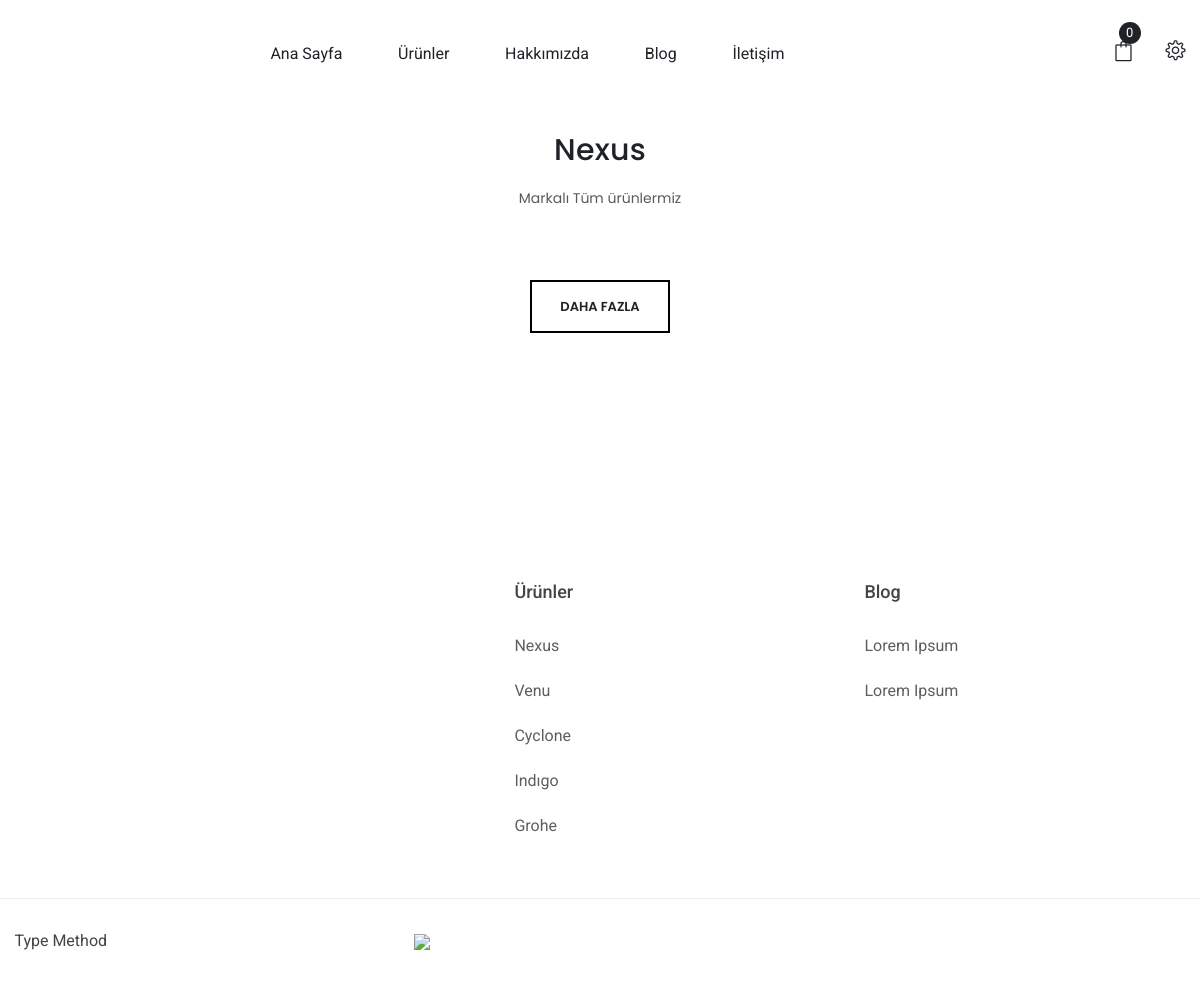
/shop/nexus/, run on the app's committed database.
### shop/models.py (models this page shows, shortened)
class Category(models.Model):
    image = models.ImageField(upload_to='products/%y/%m/%d', blank=True,verbose_name='(250x250)')
    name = models.CharField(max_length=20, db_index=True)
    slug = models.SlugField(max_length=20, db_index=True, unique=True)
    def get_absolute_url(self):
        return reverse('shop:product_list_by_show', args=[self.slug])

### yoga/models.py (models this page shows, shortened)
class Blog(models.Model):
    image = models.ImageField(upload_to='products/%y/%m/%d', blank=True, verbose_name='Resim : (550x350)')
    list = models.ImageField(upload_to='products/%y/%m/%d', blank=True, verbose_name='Resim : (850x530)')
    title = models.CharField(max_length=1000, default='Title')
    mini_info = RichTextUploadingField()
    info = RichTextUploadingField()
    slug = models.SlugField(max_length=200, db_index=True)
    def get_absolute_url(self):
        return reverse('yoga:blog_detail',args=[self.slug])

### shop/views.py (the view)
# urls.py: path('<str:category_slug>/', views.Show, name='product_list_by_show'),
def Show(request, category_slug = None):
    done = kvvk.objects.all()
    blogs = Blog.objects.all().order_by('-id')
    cate = Category.objects.all()
    products = Product.objects.filter(available=True).order_by('-id')
    if category_slug:
        category = get_object_or_404(Category, slug=category_slug)
        products = products.filter(category=category)
    return render(request,'shop/products/show.html',{'category':category,'products':products,'cate':cate,'done':done,'blogs':blogs})

### shop/templates/shop/products/show.html (shortened to what this page needs)
{% extends "base.html" %}
{% load static %}
{% load crispy_forms_tags %}
{% block content %}
<br>
<div class="product-area pb-150">
        <div class="container">
            <div class="section-title text-center pb-60">
                <h2>{{category.name}}</h2>
                <p>Markalı Tüm ürünlermiz</p>
            </div>
            <div class="arrivals-wrap item-wrapper">
                <div class="show-more-btn text-center mt-10 toggle-btn">
                    <a class="loadMore" href="#">Daha fazla</a>
                </div>
            </div>
        </div>
    </div>
{% endblock %}

### yoga/templates/footer.html (shortened to what this page needs)
{% load static %}
<footer class="footer-area pt-100">
        <div class="container">
            <div class="footer-top-2 pb-20">
                <div class="row">
                    <div class="col-lg-4 col-md-4 col-sm-12 col-12">
                        <div class="footer-widget mb-40">
                        </div>
                    </div>
                    <div class="col-lg-4 col-md-4 col-sm-4 col-6">
                        <div class="footer-widget mb-40 pl-100">
                            <div class="footer-title">
                                <h3>Ürünler</h3>
                            </div>
                            <div class="footer-list">
                                <ul>
                                    {% for product in cate %}
                                    <li><a href="{{product.get_absolute_url}}">{{product.name}}</a></li>
                                    {% endfor %}
                                </ul>
                            </div>
                        </div>
                    </div>
                    <div class="col-lg-4 col-md-4 col-sm-4 col-6">
                        <div class="footer-widget mb-40 pl-50">
                            <div class="footer-title">
                                <h3>Blog</h3>
                            </div>
                            <div class="footer-list">
                                <ul>
                                    {% for product in blogs %}
                                    <li><a href="{{product.get_absolute_url}}">{{product.title}}</a></li>
                                    {% endfor %}
                                </ul>
                            </div>
                        </div>
                    </div>
                </div>
            </div>
        </div>
        <div class="footer-bottom border-top-2 pt-30">
            <div class="container">
                <div class="row align-items-center">
                    <div class="col-lg-4 col-md-4 col-sm-6 col-12">
                        <div class="copyright-2 pb-30">
                                <p>Type Method</p>
                        </div>
                    </div>
                   <div class="col-lg-4 col-md-4 col-sm-6 col-12">
                        <div class=" pb-30">
                            <a href="/"><img width="300" src="{% static 'visa.png'%}"></a>
                        </div>
                    </div>
                </div>
            </div>
        </div>
    </footer>

### data on the page
Category: name "Nexus"
Category: name "Venu"
Category: name "Cyclone"
Category: name "Indıgo"
Category: name "Grohe"
Blog: title "Lorem Ipsum"
Blog: title "Lorem Ipsum"
